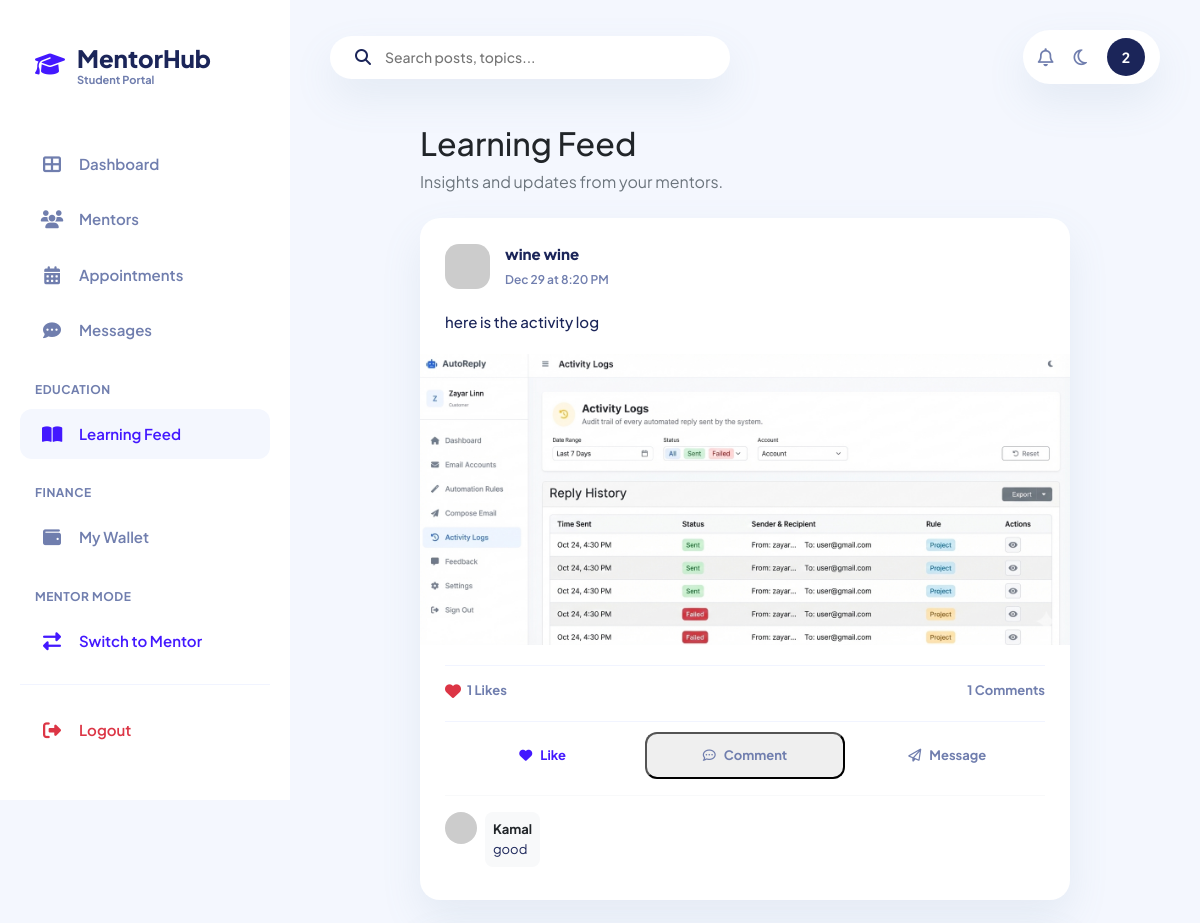
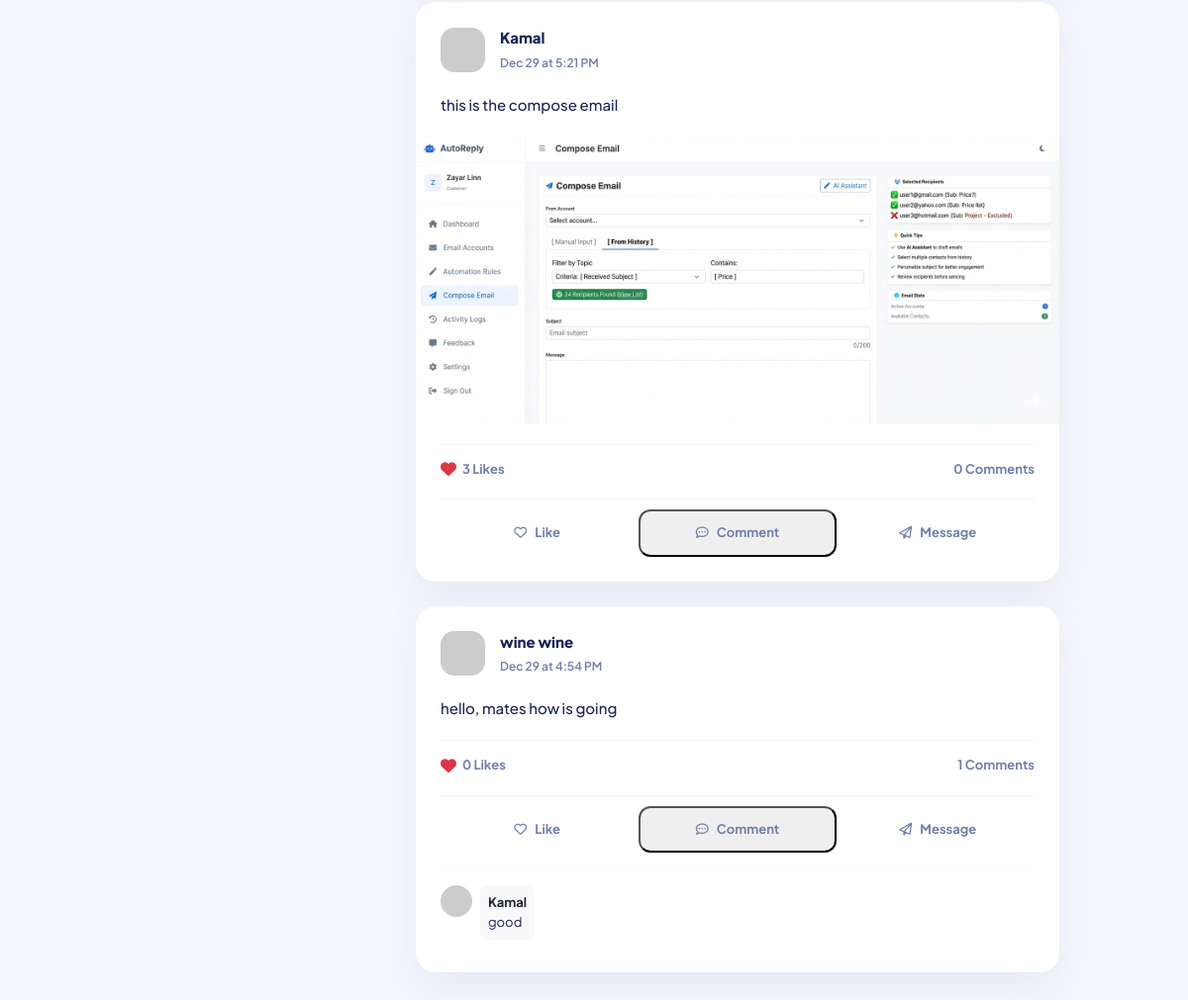
The page /student/learn.php (signed in) on the database its author committed (2 pictures, top to bottom).
### tables this page shows
CREATE TABLE `mentor_posts` (
  `id` int(11) NOT NULL,
  `mentor_id` int(11) NOT NULL,
  `content` text DEFAULT NULL,
  `image_path` varchar(255) DEFAULT NULL,
  `created_at` datetime DEFAULT current_timestamp(),
  `posts_count` int(11) DEFAULT 0
);

CREATE TABLE `users` (
  `id` int(11) NOT NULL,
  `name` varchar(100) NOT NULL,
  `email` varchar(150) NOT NULL,
  `password` varchar(255) NOT NULL,
  `created_by_admin` int(11) DEFAULT NULL,
  `role` enum('admin','student','mentor') DEFAULT 'student',
  `status` enum('active','suspended') DEFAULT 'active',
  `created_by` int(11) DEFAULT NULL,
  `mentor_id` int(11) DEFAULT NULL,
  `is_mentor` tinyint(1) DEFAULT 0,
  `created_at` datetime DEFAULT current_timestamp(),
  `balance` decimal(10,2) NOT NULL DEFAULT 0.00,
  `mentor_status` varchar(20) DEFAULT 'none',
  `hourly_rate` decimal(10,2) DEFAULT 10.00,
  `is_volunteer` tinyint(1) DEFAULT 0,
  `admin_id` int(11) DEFAULT NULL,
  `education` text DEFAULT NULL,
  `expertise` text DEFAULT NULL,
  `bio` text DEFAULT NULL,
  `mentor_documents` text DEFAULT NULL,
  `profile_photo` varchar(255) DEFAULT NULL,
  `last_seen` datetime DEFAULT NULL,
  `qr_code` varchar(255) DEFAULT NULL,
  `teaching_balance` decimal(10,2) DEFAULT 0.00
);

CREATE TABLE `post_comments` (
  `id` int(11) NOT NULL,
  `post_id` int(11) NOT NULL,
  `user_id` int(11) NOT NULL,
  `content` text NOT NULL,
  `created_at` datetime DEFAULT current_timestamp()
);

### public/student/learn.php (the view, shortened to what this page needs)
<?php
require_once '../../includes/db.php';
$user_id = $_SESSION['user_id'];
$stmt = $pdo->prepare("SELECT created_by, mentor_status FROM users WHERE id = ?");
$stmt->execute([$user_id]);
$user_info = $stmt->fetch(PDO::FETCH_ASSOC);
$admin_id = $user_info['created_by'];
$mentor_status = $user_info['mentor_status'];
$query = "
    SELECT mp.*, u.name as mentor_name, u.profile_photo as mentor_photo,
           (SELECT COUNT(*) FROM post_likes pl WHERE pl.post_id = mp.id) as likes_count,
           (SELECT COUNT(*) FROM post_likes pl WHERE pl.post_id = mp.id AND pl.user_id = ?) as liked_by_me,
           (SELECT COUNT(*) FROM post_comments pc WHERE pc.post_id = mp.id) as comments_count
    FROM mentor_posts mp
    JOIN users u ON mp.mentor_id = u.id
    WHERE u.role = 'mentor' AND u.created_by = ?
    ORDER BY mp.created_at DESC
";
$stmt = $pdo->prepare($query);
$stmt->execute([$user_id, $admin_id]);
$posts = $stmt->fetchAll(PDO::FETCH_ASSOC);
?>
<!DOCTYPE html>
<html lang="en">
<head>
    <link href="https://cdn.jsdelivr.net/npm/bootstrap@5.3.0/dist/css/bootstrap.min.css" rel="stylesheet">
    <link rel="stylesheet" href="https://cdnjs.cloudflare.com/ajax/libs/font-awesome/6.4.0/css/all.min.css">
</head>
<body>
    <div class="sidebar">
        <a href="index.php" class="brand-logo">
            <i class="fas fa-graduation-cap"></i>
            <div>
                <div class="brand-title">MentorHub</div>
                <div style="font-size: 11px; color: var(--secondary); font-weight: 700; margin-top: -4px;">Student
                    Portal</div>
            </div>
        </a>
        <div class="nav-menu">
            <a href="index.php" class="nav-item">
                <i class="fas fa-th-large"></i> Dashboard
            </a>
            <a href="find_mentor.php" class="nav-item">
                <i class="fas fa-users"></i> Mentors
            </a>
            <a href="my_appointments.php" class="nav-item">
                <i class="fas fa-calendar-alt"></i> Appointments
            </a>
            <a href="chat.php" class="nav-item">
                <i class="fas fa-comment-dots"></i> Messages
            </a>
            <div class="section-label">Education</div>
            <a href="learn.php" class="nav-item active">
                <i class="fas fa-book-open"></i> Learning Feed
            </a>
            <div class="section-label">Finance</div>
            <a href="wallet.php" class="nav-item">
                <i class="fas fa-wallet"></i> My Wallet
            </a>
            <?php if ($mentor_status === 'approved'): ?>
                <div class="section-label">Mentor Mode</div>
                <a href="../mentor/index.php" class="nav-item" style="color: var(--primary);">
                    <i class="fas fa-exchange-alt"></i> Switch to Mentor
                </a>
            <?php endif; ?>
        </div>
        <div class="sidebar-footer">
            <a href="../logout.php" class="nav-item text-danger">
                <i class="fas fa-sign-out-alt"></i> Logout
            </a>
        </div>
    </div>
    <div class="main-content">
        <div class="topbar">
            <div class="search-box-top">
                <i class="fas fa-search"></i>
                <input type="text" placeholder="Search posts, topics...">
            </div>
            <div class="top-icons">
                <i class="far fa-bell icon-btn" style="color: var(--secondary); font-size: 18px; cursor: pointer;"></i>
                <i class="far fa-moon icon-btn" style="color: var(--secondary); font-size: 18px; cursor: pointer;"></i>
                <div class="user-avatar"><?= substr($_SESSION['user_id'], 0, 1) ?></div>
            </div>
        </div>
        <div class="feed-wrapper">
            <div class="mb-4">
                <h2 class="fw-800 text-dark">Learning Feed</h2>
                <p class="text-secondary fw-700">Insights and updates from your mentors.</p>
            </div>
            <?php if (empty($posts)): ?>
                <div class="post-card text-center py-5">
                    <i class="fas fa-rss fa-4x mb-4 opacity-25"></i>
                    <h4 class="fw-800">No updates yet</h4>
                    <p class="text-secondary fw-600">Follow mentors to see their insights here.</p>
                    <a href="find_mentor.php" class="btn btn-primary rounded-pill px-4 mt-2">Explore Mentors</a>
                </div>
            <?php else: ?>
                <?php foreach ($posts as $post): ?>
                    <?php
                    $stmt_c = $pdo->prepare("SELECT pc.*, u.name, u.profile_photo FROM post_comments pc JOIN users u ON pc.user_id = u.id WHERE pc.post_id = ? ORDER BY pc.created_at ASC LIMIT 5");
                    $stmt_c->execute([$post['id']]);
                    $post_comments = $stmt_c->fetchAll(PDO::FETCH_ASSOC);
                    ?>
                    <div class="post-card" id="post-<?= $post['id'] ?>">
                        <div class="post-header">
                            <img src="<?= !empty($post['mentor_photo']) ? '../../uploads/' . $post['mentor_photo'] : 'https://ui-avatars.com/api/?name=' . urlencode($post['mentor_name']) . '&background=random' ?>"
                                class="m-avatar">
                            <div>
                                <p class="m-name"><?= htmlspecialchars($post['mentor_name']) ?></p>
                                <span class="p-time"><?= date('M j \a\t g:i A', strtotime($post['created_at'])) ?></span>
                            </div>
                        </div>
                        <div class="p-content"><?= htmlspecialchars($post['content']) ?></div>
                        <?php if (!empty($post['image_path'])): ?>
                            <img src="../uploads/<?= $post['image_path'] ?>" class="p-image">
                        <?php endif; ?>
                        <div class="p-stats">
                            <span class="stat-item"><i class="fas fa-heart text-danger"></i> <?= $post['likes_count'] ?>
                                Likes</span>
                            <span class="stat-item"><?= $post['comments_count'] ?> Comments</span>
                        </div>
                        <div class="p-actions">
                            <a href="like_post.php?id=<?= $post['id'] ?>&redirect=learn"
                                class="action-btn <?= $post['liked_by_me'] ? 'liked' : '' ?>">
                                <i class="<?= $post['liked_by_me'] ? 'fas' : 'far' ?> fa-heart"></i> Like
                            </a>
                            <button class="action-btn" onclick="openCommentModal(<?= $post['id'] ?>)">
                                <i class="far fa-comment-dots"></i> Comment
                            </button>
                            <a href="chat.php?mentor_id=<?= $post['mentor_id'] ?>" class="action-btn">
                                <i class="far fa-paper-plane"></i> Message
                            </a>
                        </div>
                        <?php if (!empty($post_comments)): ?>
                            <div class="mt-3 pt-3 border-top border-light">
                                <?php foreach ($post_comments as $comment): ?>
                                    <div class="d-flex gap-2 mb-2">
                                        <img src="<?= !empty($comment['profile_photo']) ? '../../uploads/' . $comment['profile_photo'] : 'https://ui-avatars.com/api/?name=' . urlencode($comment['name']) . '&size=32&background=random' ?>"
                                            style="width: 32px; height: 32px; border-radius: 50%; object-fit: cover;">
                                        <div class="bg-light p-2 rounded-3" style="font-size: 13px;">
                                            <span class="fw-bold d-block text-dark"><?= htmlspecialchars($comment['name']) ?></span>
                                            <?= htmlspecialchars($comment['content']) ?>
                                        </div>
                                    </div>
                                <?php endforeach; ?>
                            </div>
                        <?php endif; ?>
                    </div>
                <?php endforeach; ?>
            <?php endif; ?>
        </div>
    </div>
</body>
</html>

### public/student/learn.php (style rules this page uses)
:root { --primary: #4318FF; --primary-light: #F4F7FE; --secondary: #707EAE; --dark: #1B2559; --success: #05CD99; --danger: #EE5D50; --warning: #FFB81C; --bg: #F4F7FE; --card-bg: #FFFFFF; --sidebar-width: 290px; --shadow-md: 0px 18px 40px rgba(112, 144, 176, 0.12); }
body { font-family: 'Plus Jakarta Sans', sans-serif; background-color: var(--bg); color: var(--dark); min-height: 100vh; margin: 0; display: flex; }
.sidebar { width: var(--sidebar-width); background: var(--card-bg); height: 100vh; position: fixed; left: 0; top: 0; padding: 40px 20px; display: flex; flex-direction: column; z-index: 1000; }
.brand-logo { display: flex; align-items: center; gap: 12px; padding: 0 15px; margin-bottom: 50px; text-decoration: none; }
.brand-logo i { font-size: 24px; color: var(--primary); }
.brand-title { font-size: 24px; font-weight: 800; color: var(--dark); }
.nav-menu { flex: 1; overflow-y: auto; overflow-x: hidden; }
.section-label { font-size: 12px; font-weight: 700; color: var(--secondary); text-transform: uppercase; letter-spacing: 0.5px; padding: 20px 15px 10px; }
.nav-item { display: flex; align-items: center; gap: 15px; padding: 14px 20px; color: var(--secondary); text-decoration: none; font-weight: 600; border-radius: 12px; transition: 0.3s; margin-bottom: 5px; font-size: 15px; }
.nav-item.active { background: var(--primary-light); color: var(--primary); }
.nav-item i { font-size: 18px; width: 24px; text-align: center; }
.sidebar-footer { margin-top: auto; border-top: 1px solid #f1f4ff; padding-top: 20px; }
.main-content { margin-left: var(--sidebar-width); padding: 30px 40px; flex: 1; }
.topbar { display: flex; justify-content: space-between; align-items: center; margin-bottom: 40px; }
.search-box-top { background: var(--card-bg); border-radius: 30px; padding: 10px 25px; display: flex; align-items: center; gap: 12px; width: 400px; box-shadow: var(--shadow-md); }
.search-box-top input { border: none; background: none; outline: none; width: 100%; font-weight: 500; font-size: 14px; color: var(--secondary); }
.top-icons { display: flex; align-items: center; gap: 20px; background: var(--card-bg); padding: 8px 15px; border-radius: 30px; box-shadow: var(--shadow-md); }
.user-avatar { width: 38px; height: 38px; background: var(--dark); border-radius: 50%; display: flex; align-items: center; justify-content: center; color: white; font-weight: 700; font-size: 14px; text-transform: uppercase; }
.feed-wrapper { max-width: 650px; margin: 0 auto; }
.post-card { background: var(--card-bg); border-radius: 20px; padding: 25px; margin-bottom: 25px; box-shadow: var(--shadow-md); }
.post-header { display: flex; align-items: center; gap: 15px; margin-bottom: 20px; }
.m-avatar { width: 45px; height: 45px; border-radius: 14px; object-fit: cover; }
.m-name { font-weight: 800; color: var(--dark); font-size: 15px; margin: 0; }
.p-time { font-size: 12px; color: var(--secondary); font-weight: 600; }
.p-content { font-size: 15px; font-weight: 500; line-height: 1.6; color: var(--dark); margin-bottom: 20px; }
.p-image { width: calc(100% + 50px); margin: 0 -25px 20px; max-height: 450px; object-fit: cover; }
.p-stats { display: flex; justify-content: space-between; align-items: center; padding: 15px 0; border-top: 1px solid #f1f4ff; margin-bottom: 5px; }
.stat-item { font-size: 13px; font-weight: 700; color: var(--secondary); display: flex; align-items: center; gap: 6px; }
.stat-item i { font-size: 16px; }
.p-actions { display: flex; border-top: 1px solid #f1f4ff; padding-top: 10px; gap: 5px; }
.action-btn { flex: 1; display: flex; align-items: center; justify-content: center; gap: 8px; padding: 12px; border-radius: 12px; font-size: 13px; font-weight: 700; color: var(--secondary); text-decoration: none; transition: 0.3s; }
.action-btn.liked { color: var(--primary); }

### rows shown on the page
mentor_posts: mentor.name "wine wine", created_at "Dec 29 at 8:20 PM", content "here is the activity log", image_path (picture), likes_count "1", comments_count "1"
post_comments: user.name "Kamal", content "good"
mentor_posts: mentor.name "Kamal", created_at "Dec 29 at 5:21 PM", content "this is the compose email", image_path (picture), likes_count "3", comments_count "0"
mentor_posts: mentor.name "wine wine", created_at "Dec 29 at 4:54 PM", content "hello, mates how is going", likes_count "0", comments_count "1"
post_comments: user.name "Kamal", content "good"

### other values the page prints
substr($_SESSION['user_id'], 0, 1) "2"
